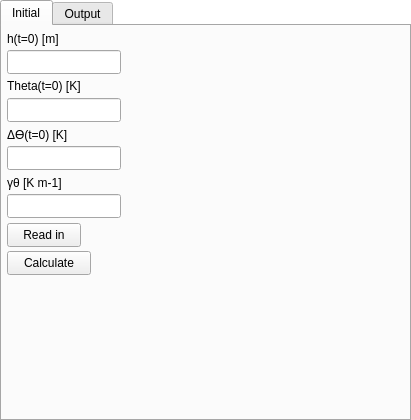
<?xml version="1.0" encoding="UTF-8"?>
<ui version="4.0">
 <class>Widget</class>
 <widget class="QWidget" name="Widget">
  <property name="geometry">
   <rect>
    <x>0</x>
    <y>0</y>
    <width>411</width>
    <height>420</height>
   </rect>
  </property>
  <property name="palette">
   <palette>
    <active>
     <colorrole role="Midlight">
      <brush brushstyle="SolidPattern">
       <color alpha="255">
        <red>255</red>
        <green>255</green>
        <blue>255</blue>
       </color>
      </brush>
     </colorrole>
     <colorrole role="Base">
      <brush brushstyle="SolidPattern">
       <color alpha="255">
        <red>255</red>
        <green>255</green>
        <blue>255</blue>
       </color>
      </brush>
     </colorrole>
     <colorrole role="Window">
      <brush brushstyle="SolidPattern">
       <color alpha="255">
        <red>255</red>
        <green>255</green>
        <blue>255</blue>
       </color>
      </brush>
     </colorrole>
    </active>
    <inactive>
     <colorrole role="Midlight">
      <brush brushstyle="SolidPattern">
       <color alpha="255">
        <red>255</red>
        <green>255</green>
        <blue>255</blue>
       </color>
      </brush>
     </colorrole>
     <colorrole role="Base">
      <brush brushstyle="SolidPattern">
       <color alpha="255">
        <red>255</red>
        <green>255</green>
        <blue>255</blue>
       </color>
      </brush>
     </colorrole>
     <colorrole role="Window">
      <brush brushstyle="SolidPattern">
       <color alpha="255">
        <red>255</red>
        <green>255</green>
        <blue>255</blue>
       </color>
      </brush>
     </colorrole>
    </inactive>
    <disabled>
     <colorrole role="Midlight">
      <brush brushstyle="SolidPattern">
       <color alpha="255">
        <red>255</red>
        <green>255</green>
        <blue>255</blue>
       </color>
      </brush>
     </colorrole>
     <colorrole role="Base">
      <brush brushstyle="SolidPattern">
       <color alpha="255">
        <red>255</red>
        <green>255</green>
        <blue>255</blue>
       </color>
      </brush>
     </colorrole>
     <colorrole role="Window">
      <brush brushstyle="SolidPattern">
       <color alpha="255">
        <red>255</red>
        <green>255</green>
        <blue>255</blue>
       </color>
      </brush>
     </colorrole>
    </disabled>
   </palette>
  </property>
  <property name="windowTitle">
   <string>AddressBook</string>
  </property>
  <widget class="QWidget" name="layoutWidget">
   <property name="geometry">
    <rect>
     <x>0</x>
     <y>0</y>
     <width>2</width>
     <height>2</height>
    </rect>
   </property>
   <layout class="QVBoxLayout" name="verticalLayout"/>
  </widget>
  <widget class="QTabWidget" name="tabWidget">
   <property name="enabled">
    <bool>true</bool>
   </property>
   <property name="geometry">
    <rect>
     <x>0</x>
     <y>0</y>
     <width>411</width>
     <height>421</height>
    </rect>
   </property>
   <property name="palette">
    <palette>
     <active>
      <colorrole role="Base">
       <brush brushstyle="SolidPattern">
        <color alpha="255">
         <red>255</red>
         <green>255</green>
         <blue>255</blue>
        </color>
       </brush>
      </colorrole>
      <colorrole role="Window">
       <brush brushstyle="SolidPattern">
        <color alpha="255">
         <red>232</red>
         <green>232</green>
         <blue>232</blue>
        </color>
       </brush>
      </colorrole>
     </active>
     <inactive>
      <colorrole role="Base">
       <brush brushstyle="SolidPattern">
        <color alpha="255">
         <red>255</red>
         <green>255</green>
         <blue>255</blue>
        </color>
       </brush>
      </colorrole>
      <colorrole role="Window">
       <brush brushstyle="SolidPattern">
        <color alpha="255">
         <red>232</red>
         <green>232</green>
         <blue>232</blue>
        </color>
       </brush>
      </colorrole>
     </inactive>
     <disabled>
      <colorrole role="Base">
       <brush brushstyle="SolidPattern">
        <color alpha="255">
         <red>232</red>
         <green>232</green>
         <blue>232</blue>
        </color>
       </brush>
      </colorrole>
      <colorrole role="Window">
       <brush brushstyle="SolidPattern">
        <color alpha="255">
         <red>232</red>
         <green>232</green>
         <blue>232</blue>
        </color>
       </brush>
      </colorrole>
     </disabled>
    </palette>
   </property>
   <property name="currentIndex">
    <number>0</number>
   </property>
   <widget class="QWidget" name="inputTab">
    <attribute name="title">
     <string>Initial</string>
    </attribute>
    <widget class="QLabel" name="h0Label">
     <property name="geometry">
      <rect>
       <x>5</x>
       <y>5</y>
       <width>58</width>
       <height>16</height>
      </rect>
     </property>
     <property name="text">
      <string>h(t=0) [m]</string>
     </property>
     <property name="buddy">
      <cstring>h0Line</cstring>
     </property>
    </widget>
    <widget class="QLineEdit" name="thetaLine">
     <property name="geometry">
      <rect>
       <x>5</x>
       <y>72</y>
       <width>114</width>
       <height>24</height>
      </rect>
     </property>
    </widget>
    <widget class="QLineEdit" name="h0Line">
     <property name="geometry">
      <rect>
       <x>5</x>
       <y>24</y>
       <width>114</width>
       <height>24</height>
      </rect>
     </property>
    </widget>
    <widget class="QLabel" name="thetaLabel">
     <property name="geometry">
      <rect>
       <x>5</x>
       <y>53</y>
       <width>79</width>
       <height>16</height>
      </rect>
     </property>
     <property name="layoutDirection">
      <enum>Qt::LeftToRight</enum>
     </property>
     <property name="text">
      <string>Theta(t=0) [K]</string>
     </property>
     <property name="alignment">
      <set>Qt::AlignLeading|Qt::AlignLeft|Qt::AlignTop</set>
     </property>
    </widget>
    <widget class="QLabel" name="dthetaLabel">
     <property name="geometry">
      <rect>
       <x>5</x>
       <y>101</y>
       <width>63</width>
       <height>16</height>
      </rect>
     </property>
     <property name="text">
      <string>Δϴ(t=0) [K]</string>
     </property>
    </widget>
    <widget class="QLineEdit" name="dthetaLine">
     <property name="geometry">
      <rect>
       <x>5</x>
       <y>120</y>
       <width>114</width>
       <height>24</height>
      </rect>
     </property>
    </widget>
    <widget class="QLabel" name="labthetaLabel">
     <property name="geometry">
      <rect>
       <x>5</x>
       <y>149</y>
       <width>58</width>
       <height>16</height>
      </rect>
     </property>
     <property name="text">
      <string>γθ [K m-1]</string>
     </property>
    </widget>
    <widget class="QLineEdit" name="labthetaLine">
     <property name="geometry">
      <rect>
       <x>5</x>
       <y>168</y>
       <width>114</width>
       <height>24</height>
      </rect>
     </property>
    </widget>
    <widget class="QPushButton" name="readButton">
     <property name="geometry">
      <rect>
       <x>5</x>
       <y>197</y>
       <width>74</width>
       <height>24</height>
      </rect>
     </property>
     <property name="text">
      <string>Read in</string>
     </property>
    </widget>
    <widget class="QPushButton" name="calcButton">
     <property name="geometry">
      <rect>
       <x>5</x>
       <y>225</y>
       <width>84</width>
       <height>24</height>
      </rect>
     </property>
     <property name="text">
      <string>Calculate</string>
     </property>
    </widget>
   </widget>
   <widget class="QWidget" name="outputTab">
    <attribute name="title">
     <string>Output</string>
    </attribute>
    <widget class="QGraphicsView" name="graphicsView">
     <property name="geometry">
      <rect>
       <x>10</x>
       <y>10</y>
       <width>381</width>
       <height>371</height>
      </rect>
     </property>
    </widget>
   </widget>
  </widget>
 </widget>
 <layoutdefault spacing="6" margin="11"/>
 <tabstops>
  <tabstop>thetaLine</tabstop>
  <tabstop>readButton</tabstop>
  <tabstop>calcButton</tabstop>
 </tabstops>
 <resources/>
 <connections/>
</ui>
